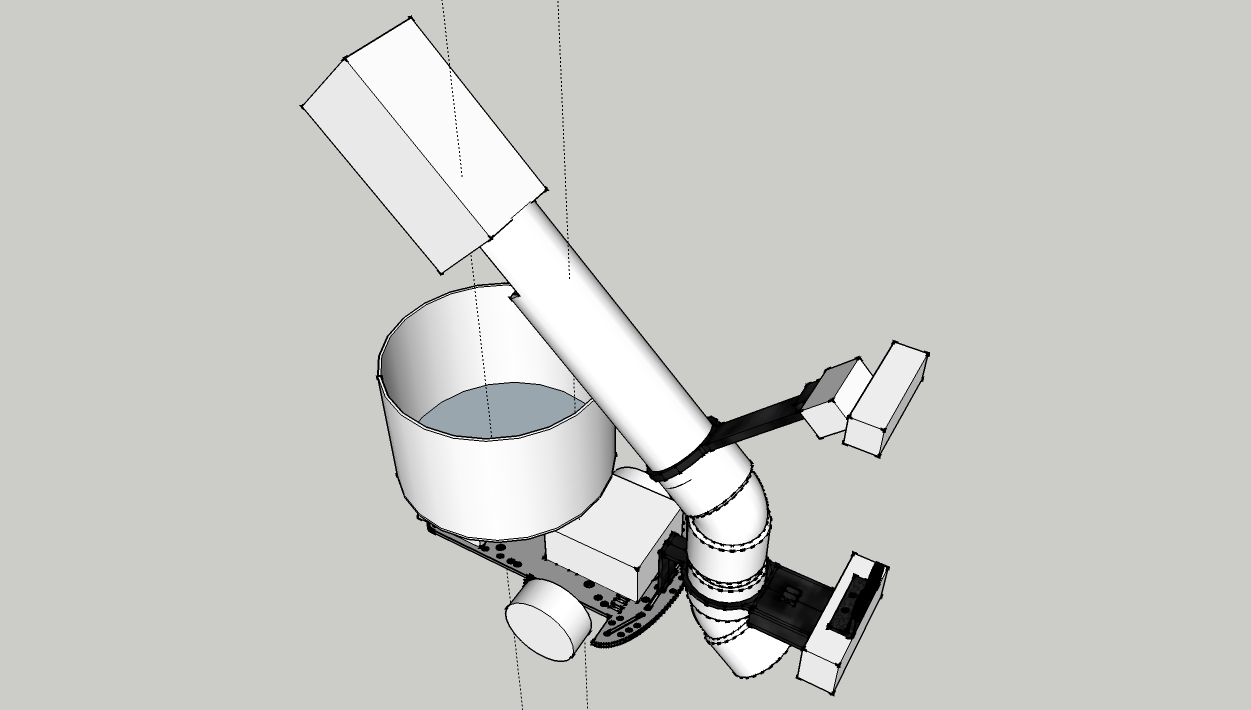
#> input picture modelagem/mecanica/45graus.jpg, 1251 x 710 px, given in place of the camera
$ python teste_imagem3.py   (older library calls are emulated)
#> lines starting #> are read from the running program, lines starting #| are printed output that depends on the picture; after the words box and inside, x2 and y2 are one past the last pixel; in counts of white or black regions, pixels touching at a corner belong together
# Teste 3 - Tenta aproximar por poligono


import cv2
import numpy as np

def nothing(x):
    pass

cam = cv2.VideoCapture()
cam.open(0)
cam.set(cv2.CAP_PROP_FRAME_WIDTH, 1280)
cam.set(cv2.CAP_PROP_FRAME_HEIGHT, 720)

# Create a window
cv2.namedWindow('Treshed')

# create trackbars for treshold change
cv2.createTrackbar('Treshold','Treshed',0,255,nothing)


while(1):

    ret, img = cam.read()
#> img is the input picture: shape (710, 1251, 3); mean B, G, R 199.2, 203.3, 202.4

    # Convert to gray
    gray = cv2.cvtColor(img, cv2.COLOR_BGR2GRAY)

    # get current positions of four trackbars
    r = cv2.getTrackbarPos('Treshold','Treshed')

    # Thresholding the gray image
    ret,gray_threshed = cv2.threshold(gray,r,255,cv2.THRESH_BINARY)
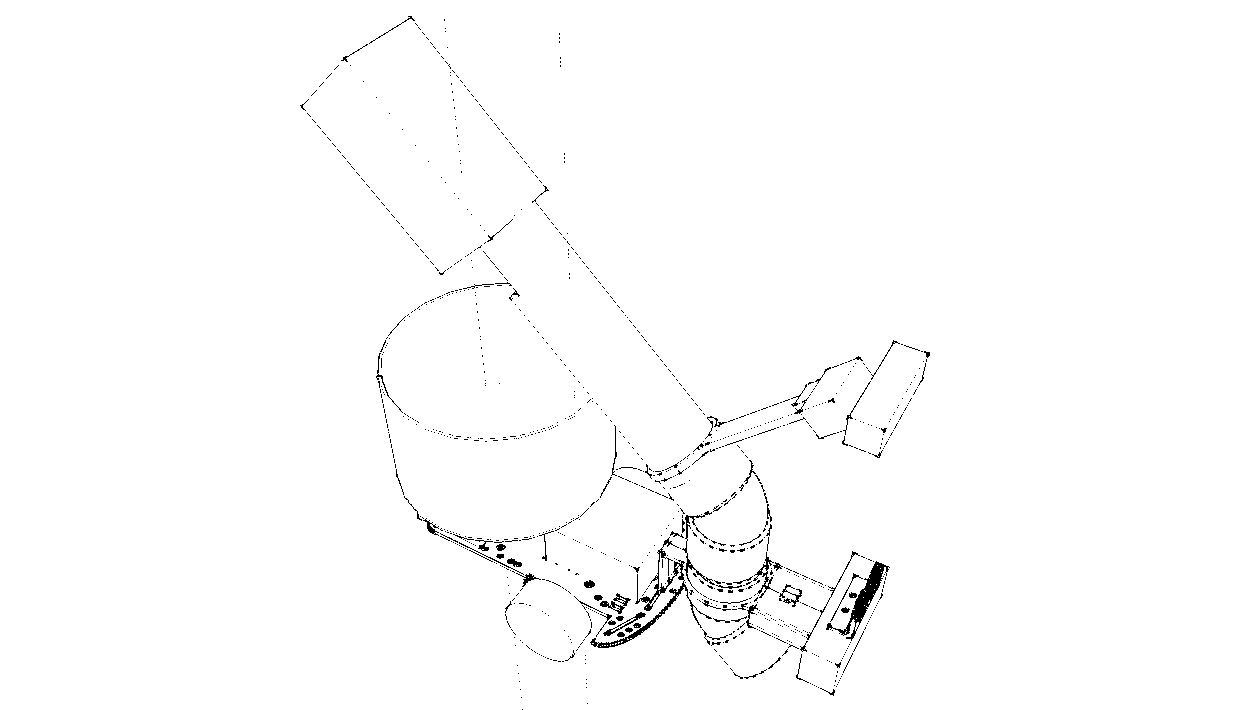
#> gray_threshed: shape (710, 1251); 99% white; black in thin lines or dots, all inside (x1, y1, x2, y2) = (300, 16, 930, 710)
#> ret = 0

    # Blur an image
    bilateral_filtered_image = cv2.bilateralFilter(gray_threshed, 5, 175, 175)

    # Detect edges
    edge_detected_image = cv2.Canny(bilateral_filtered_image, 75, 200)
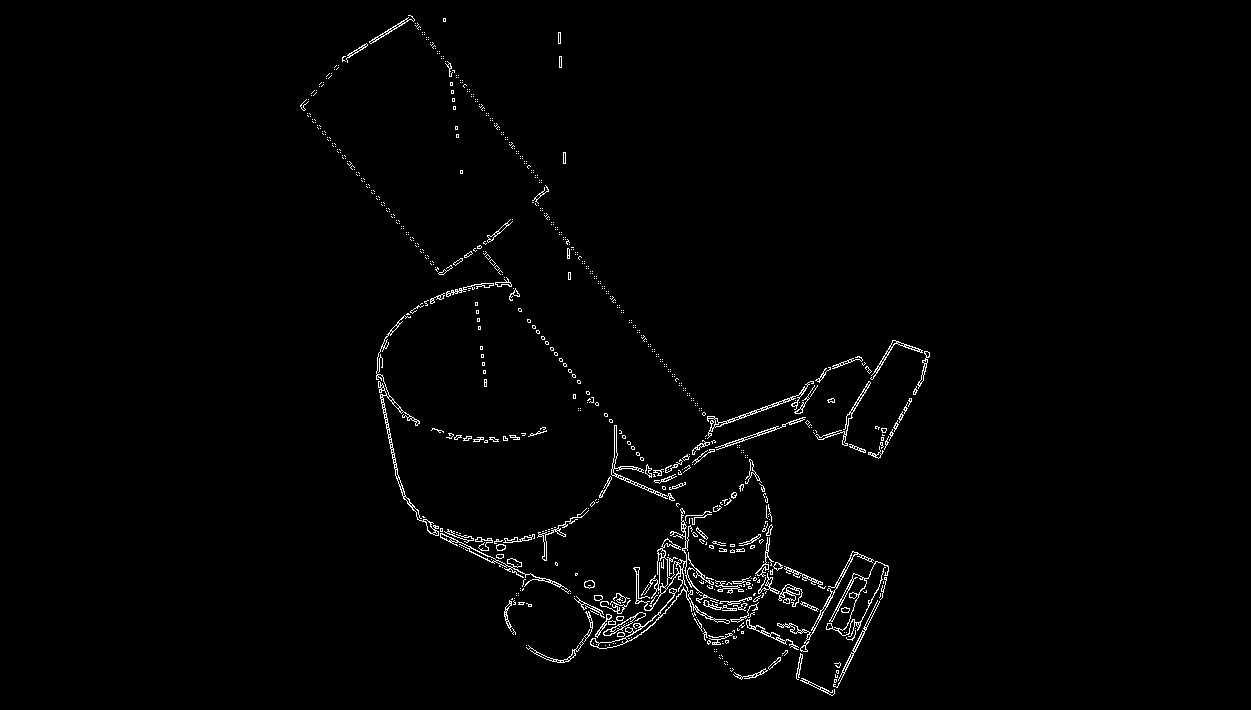
#> edge_detected_image: shape (710, 1251); 1.4% white in thin lines or dots, all inside (x1, y1, x2, y2) = (300, 15, 930, 696)

    # Find contours
    _, contours, _= cv2.findContours(edge_detected_image, cv2.RETR_TREE, cv2.CHAIN_APPROX_SIMPLE)
#> contours = 1462 contours, 1309 with area under 20; largest, box (x1, y1, x2, y2) and area: (590, 508, 730, 649) 1108, (376, 315, 439, 536) 560, (777, 551, 874, 652) 385, (440, 533, 568, 590) 361, (611, 425, 675, 501) 310

    contour_list = []
    for contour in contours:
        # approximte for circles
        approx = cv2.approxPolyDP(contour,0.01*cv2.arcLength(contour,True),True)
        area = cv2.contourArea(contour)
        if ((len(approx) > 8) & (area > 30) ):
            contour_list.append(contour)
#> this loop made 1462 passes
#> area on passes 3, 7, 13: 70.5, 29, 64
#> after the loop, contour_list = 93 contours; largest, box (x1, y1, x2, y2) and area: (590, 508, 730, 649) 1108, (376, 315, 439, 536) 560, (777, 551, 874, 652) 385, (440, 533, 568, 590) 361, (611, 425, 675, 501) 310

    # Draw contours on the original image
    cv2.drawContours(img, contour_list,  -1, (255,0,0), 2)
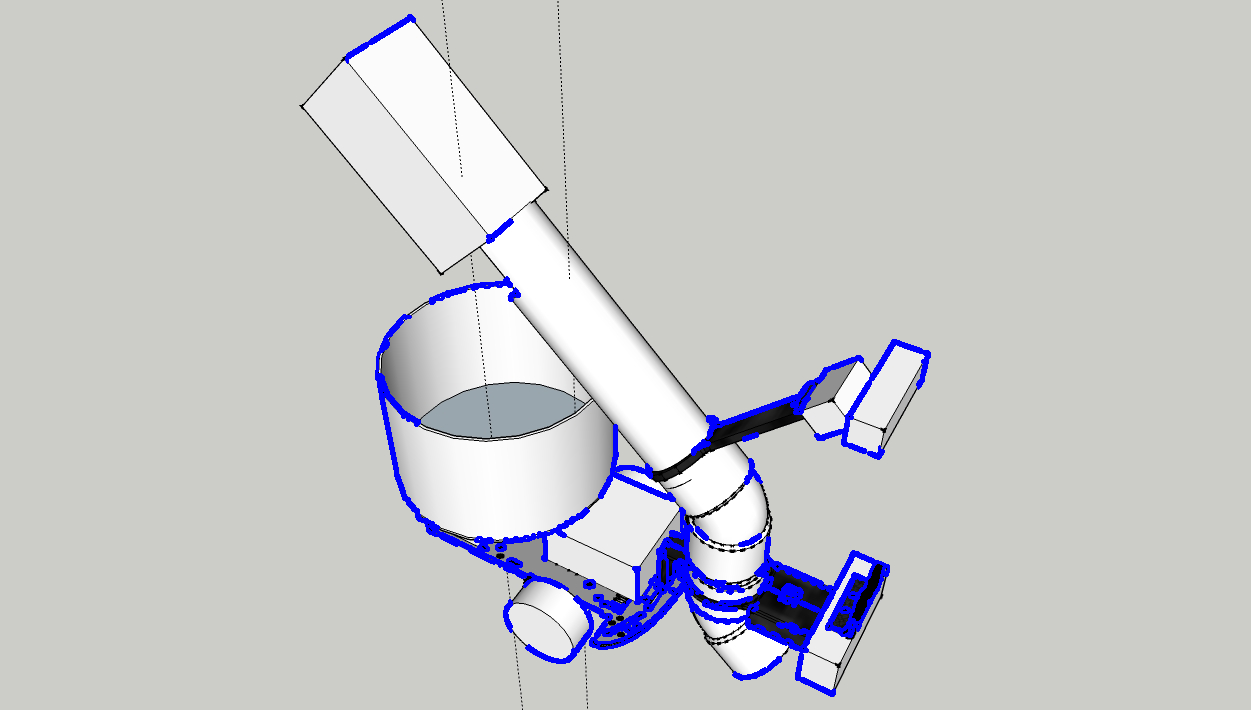
#> img: shape (710, 1251, 3); 2.52% of pixels changed, all inside (x1, y1, x2, y2) = (345, 14, 931, 697)

    # there is an outer boundary and inner boundary for each eadge, so contours double
    print('Number of found circles: {}'.format(int(len(contour_list)/2)))
#| Number of found circles: 46

    #Displaying the results
    cv2.imshow('Objects Detected', img)
    cv2.imshow("Treshed", gray_threshed)

    # ESC to break
    k = cv2.waitKey(1) & 0xFF
#> (key Esc is pressed here)
    if k == 27:
        break

# close all open windows
cv2.destroyAllWindows()

$ run again, on modelagem/mecanica/cima.jpg
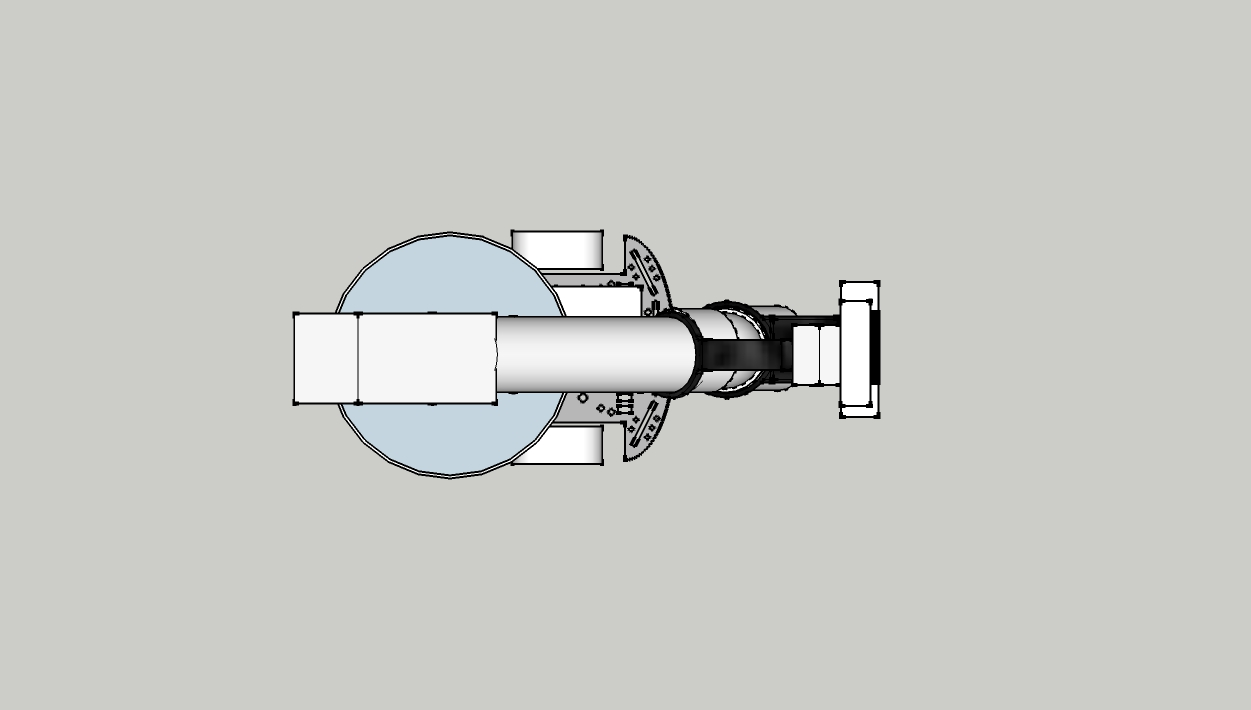
#> input picture modelagem/mecanica/cima.jpg, 1251 x 710 px, given in place of the camera
#> img is the input picture: shape (710, 1251, 3); mean B, G, R 198.9, 203.1, 201.7
#> `ret,gray_threshed = cv2.threshold(gray,r,255,cv2.THRESH_BINARY)`:
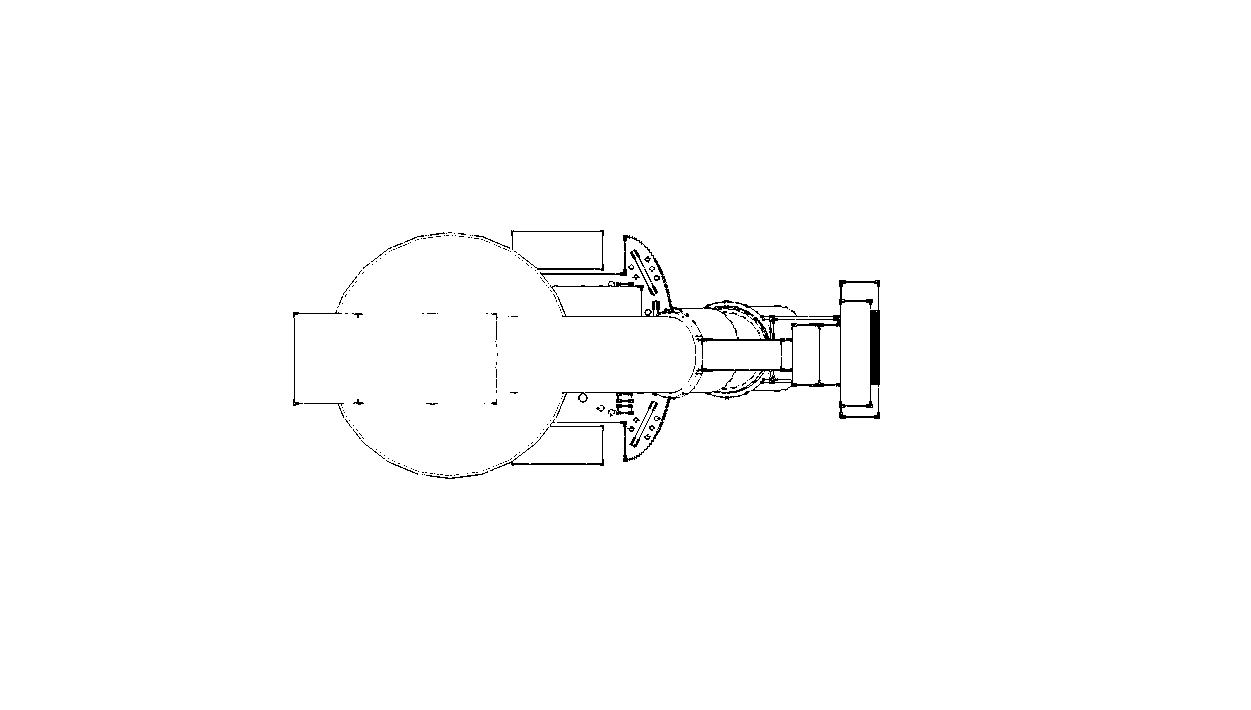
#> gray_threshed: shape (710, 1251); 99.1% white; black in thin lines or dots, all inside (x1, y1, x2, y2) = (293, 230, 880, 479)
#> ret = 0
#> edge_detected_image: shape (710, 1251); 1% white in thin lines or dots, all inside (x1, y1, x2, y2) = (292, 230, 880, 480)
#> contours = 353 contours, 271 with area under 20; largest, box (x1, y1, x2, y2) and area: (539, 238, 880, 419) 12313, (840, 283, 878, 405) 3469, (545, 280, 651, 316) 2459, (553, 286, 641, 316) 2240, (703, 340, 781, 370) 2083
#> the loop `for contour in contours:` made 353 passes
#> area on passes 9, 10, 12: 25, 20, 100
#> after the loop `for contour in contours:`: contour_list = 37 contours; largest, box (x1, y1, x2, y2) and area: (539, 238, 880, 419) 12313, (840, 283, 878, 405) 3469, (545, 280, 651, 316) 2459, (792, 326, 819, 384) 1416, (554, 388, 683, 462) 1017
#> `cv2.drawContours(img, contour_list,  -1, (255,0,0), 2)`:
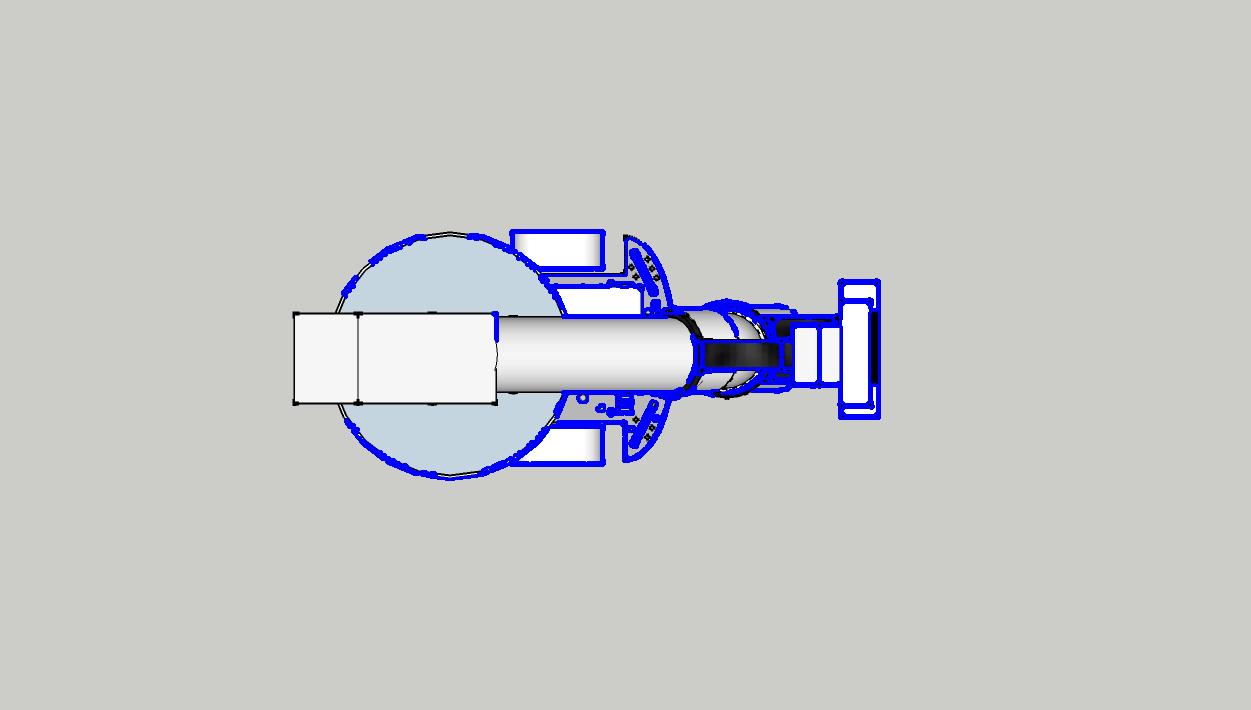
#> img: shape (710, 1251, 3); 2.15% of pixels changed, all inside (x1, y1, x2, y2) = (341, 229, 881, 481)
#| Number of found circles: 18

$ run again, on modelagem/mecanica/frontal.jpg
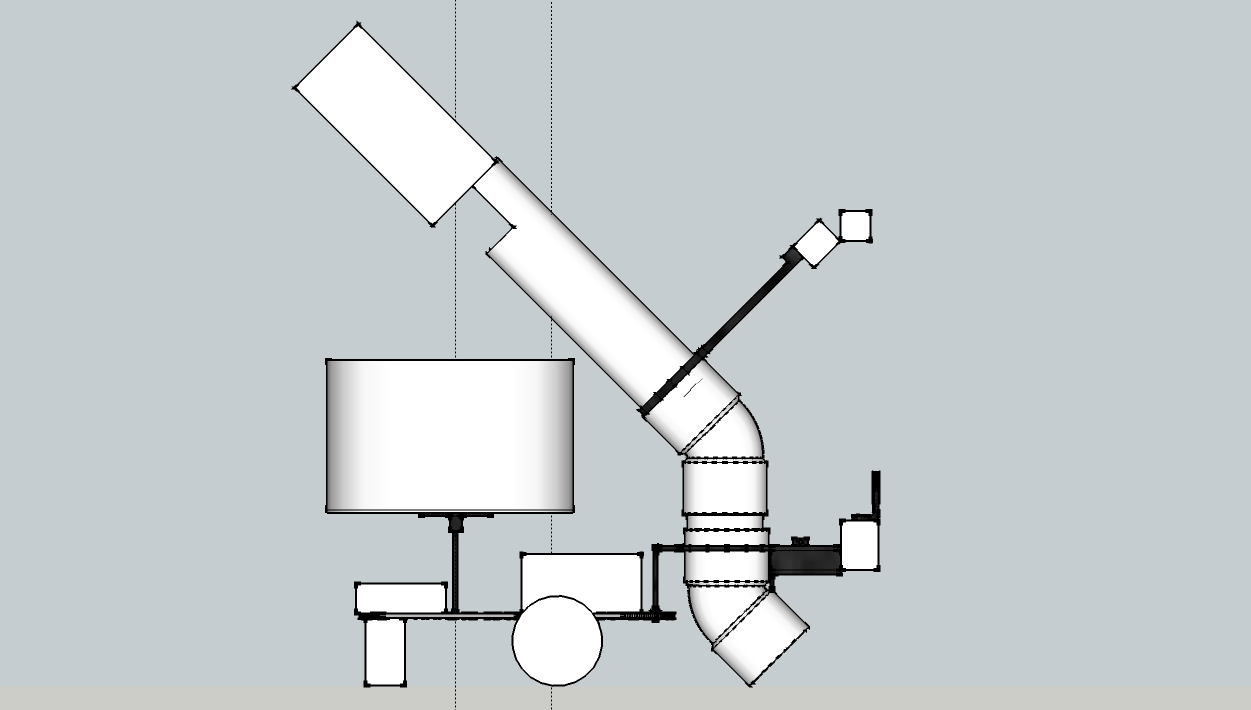
#> input picture modelagem/mecanica/frontal.jpg, 1251 x 710 px, given in place of the camera
#> img is the input picture: shape (710, 1251, 3); mean B, G, R 208.1, 205.9, 199.3
#> `ret,gray_threshed = cv2.threshold(gray,r,255,cv2.THRESH_BINARY)`:
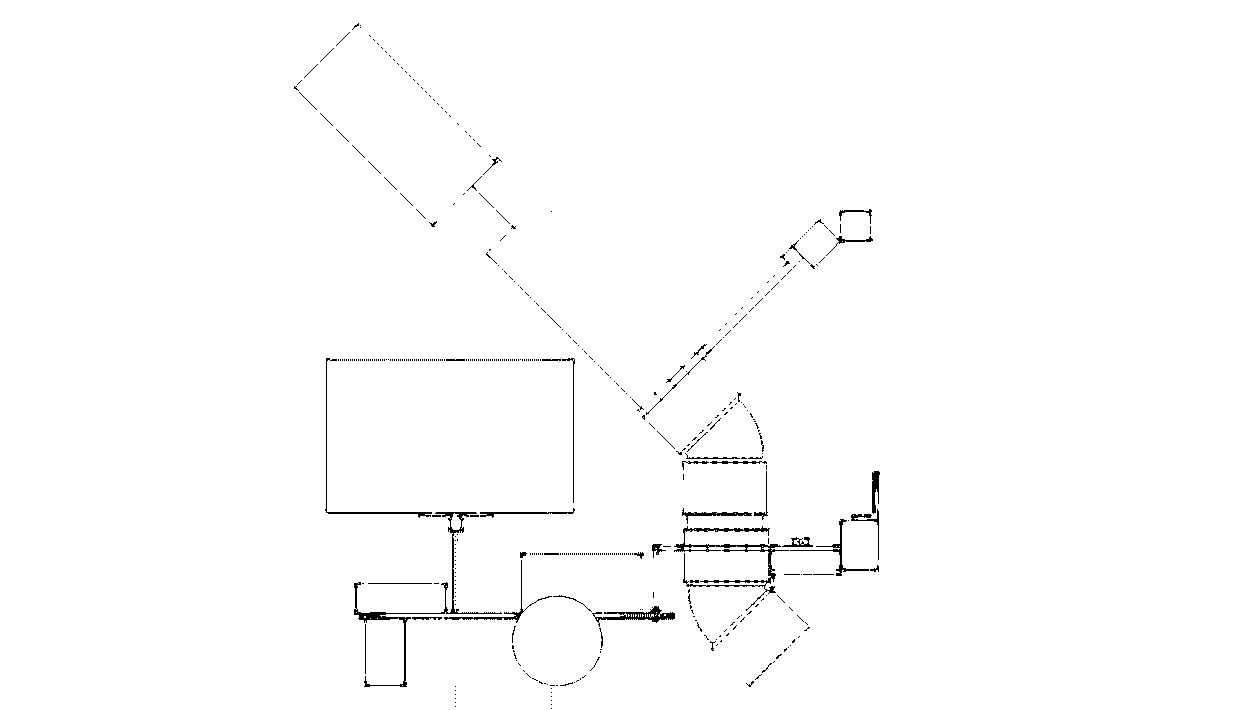
#> gray_threshed: shape (710, 1251); 99.1% white; black in thin lines or dots, all inside (x1, y1, x2, y2) = (294, 23, 880, 709)
#> ret = 0
#> edge_detected_image: shape (710, 1251); 1.1% white in thin lines or dots, all inside (x1, y1, x2, y2) = (293, 23, 880, 710)
#> contours = 690 contours, 617 with area under 20; largest, box (x1, y1, x2, y2) and area: (674, 519, 846, 571) 1564, (353, 508, 575, 688) 1438, (685, 530, 768, 546) 1071, (592, 606, 675, 654) 668, (681, 453, 768, 520) 665
#> the loop `for contour in contours:` made 690 passes
#> area on passes 4, 16, 31: 23.5, 29.5, 29
#> after the loop `for contour in contours:`: contour_list = 40 contours; largest, box (x1, y1, x2, y2) and area: (674, 519, 846, 571) 1564, (353, 508, 575, 688) 1438, (592, 606, 675, 654) 668, (681, 453, 768, 520) 665, (674, 546, 776, 594) 618
#> `cv2.drawContours(img, contour_list,  -1, (255,0,0), 2)`:
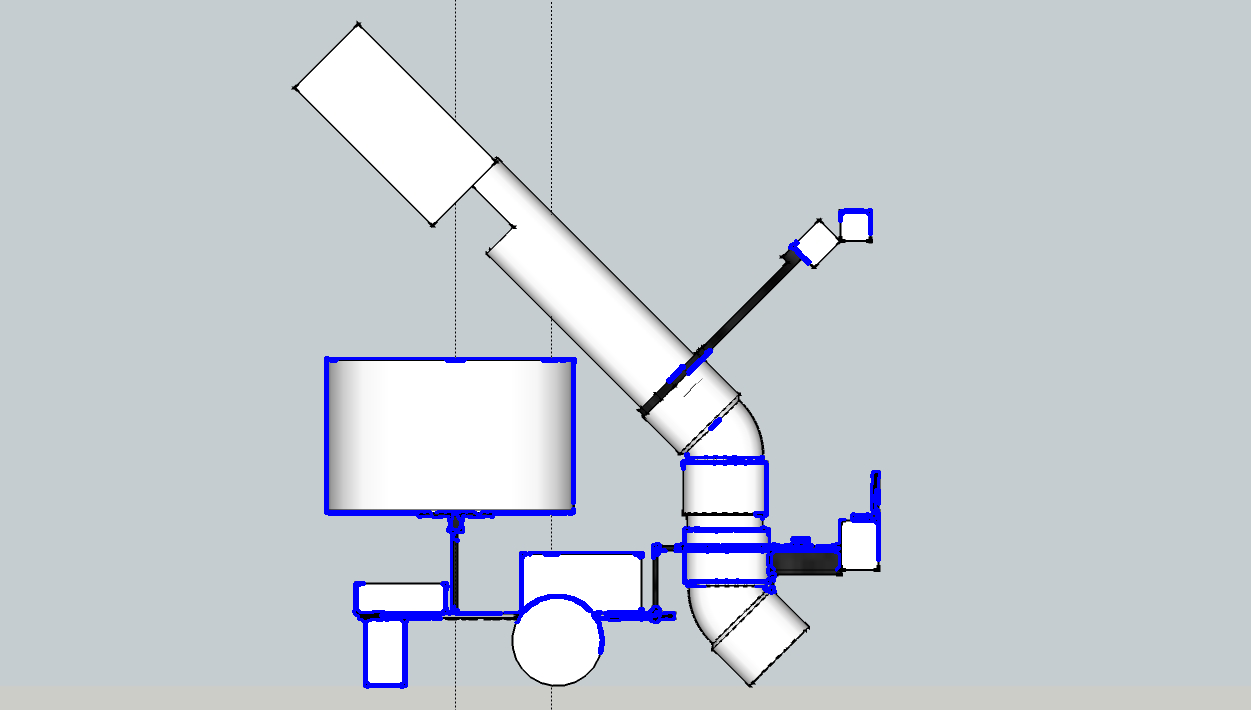
#> img: shape (710, 1251, 3); 1.83% of pixels changed, all inside (x1, y1, x2, y2) = (324, 208, 881, 689)
#| Number of found circles: 20
